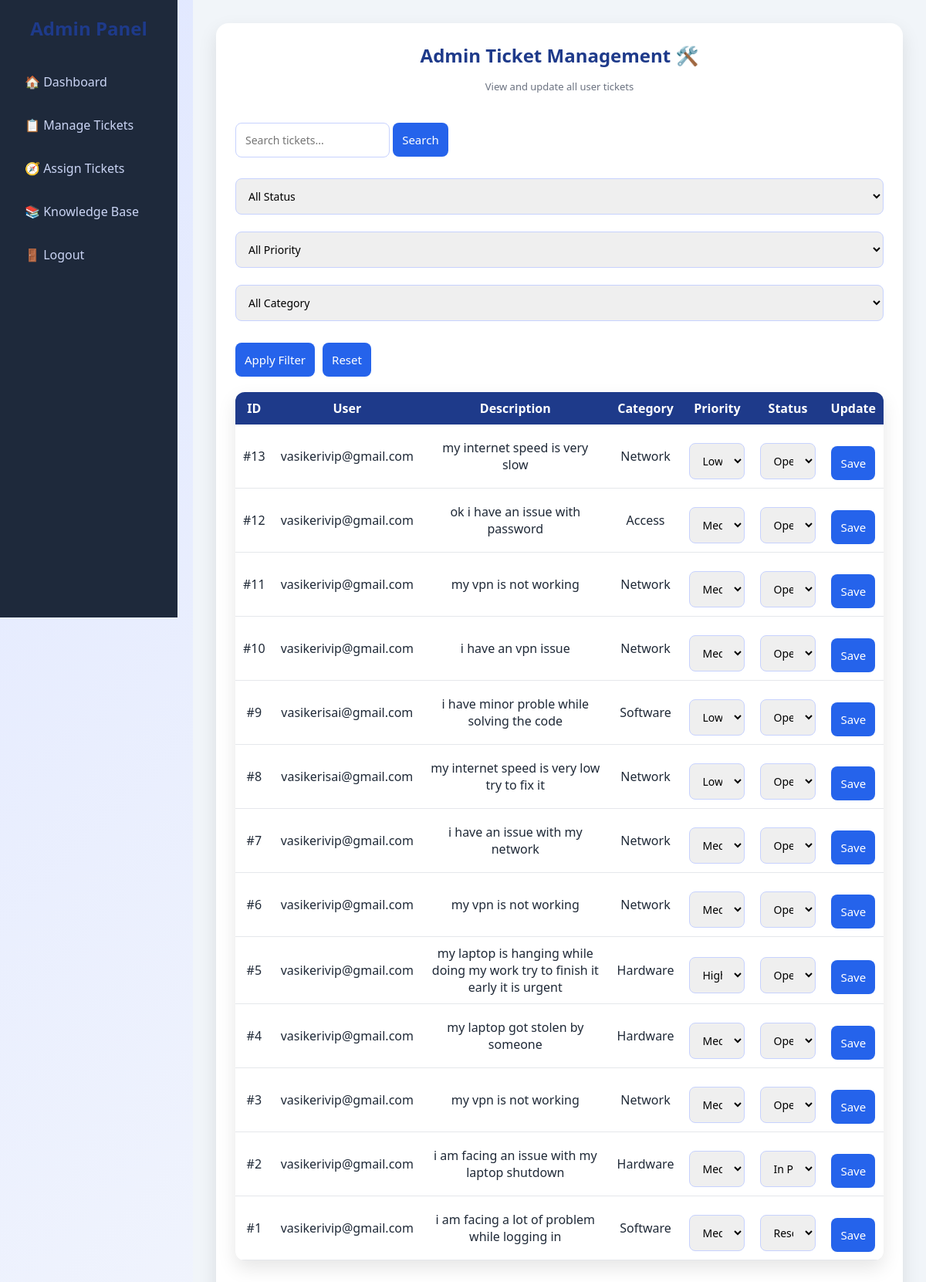
Page /admin-tickets (signed in) on the committed database.
### app.py (models this page shows)
class Ticket(db.Model):
    id = db.Column(db.Integer, primary_key=True)
    user_id = db.Column(db.Integer, db.ForeignKey('user.id'), nullable=False)
    description = db.Column(db.Text, nullable=False)
    category = db.Column(db.String(100), nullable=False)
    priority = db.Column(db.String(50), nullable=False, default="Medium")
    status = db.Column(db.String(50), nullable=False, default="Open")
    created_at = db.Column(db.DateTime, default=datetime.utcnow)
    user = db.relationship('User', backref=db.backref('tickets', lazy=True))

class User(db.Model):
    id = db.Column(db.Integer, primary_key=True)
    email = db.Column(db.String(120), unique=True, nullable=False)
    password = db.Column(db.String(200), nullable=False)
    role = db.Column(db.String(20), nullable=False)

### app.py (the view, shortened to what this page needs)
@app.route("/admin-tickets", methods=["GET", "POST"])
def admin_tickets():
    if "user" not in session or session["role"] != "admin":
        return redirect(url_for("home"))
    status_filter = request.args.get("status")
    priority_filter = request.args.get("priority")
    category_filter = request.args.get("category")
    search_query = request.args.get("search")
    query = Ticket.query
    if status_filter and status_filter != "All":
        query = query.filter_by(status=status_filter)
    if priority_filter and priority_filter != "All":
        query = query.filter_by(priority=priority_filter)
    if category_filter and category_filter != "All":
        query = query.filter_by(category=category_filter)
    tickets = query.order_by(Ticket.created_at.desc()).all()
    return render_template("admin_tickets.html", tickets=tickets)

### templates/admin_tickets.html (shortened to what this page needs)
{% extends "admin_base.html" %}
{% block content %}
<div class="panel">
<h2 style="margin-bottom:15px;">Admin Ticket Management 🛠️</h2>
<p class="note" style="margin-bottom:20px;">View and update all user tickets</p>
<form method="GET" style="margin-bottom:15px;">
    <input type="text" name="search" placeholder="Search tickets..." style="width:200px;">
    <button type="submit">Search</button>
</form>
<form method="GET" style="margin-bottom:20px; display:flex; gap:10px; flex-wrap:wrap;">
    <select name="status">
        <option value="All">All Status</option>
    </select>
    <select name="priority">
        <option value="All">All Priority</option>
    </select>
    <select name="category">
        <option value="All">All Category</option>
    </select>
    <button type="submit">Apply Filter</button>
    <a href="/admin-tickets">
        <button type="button">Reset</button>
    </a>
</form>
{% if tickets %}
<table>
    <tr>
        <th>ID</th>
        <th>User</th>
        <th>Description</th>
        <th>Category</th>
        <th>Priority</th>
        <th>Status</th>
        <th>Update</th>
    </tr>
    {% for ticket in tickets %}
    <tr>
        <form method="POST">
            <td>#{{ ticket.id }}</td>
            <td>{{ ticket.user.email }}</td>
            <td>{{ ticket.description }}</td>
            <td>{{ ticket.category }}</td>
            <td>
                <select name="priority">
                    <option value="Low" {% if ticket.priority == "Low" %}selected{% endif %}>Low</option>
                    <option value="Medium" {% if ticket.priority == "Medium" %}selected{% endif %}>Medium</option>
                    <option value="High" {% if ticket.priority == "High" %}selected{% endif %}>High</option>
                </select>
            </td>
            <td>
                <select name="status">
                    <option value="Open" {% if ticket.status == "Open" %}selected{% endif %}>Open</option>
                    <option value="In Progress" {% if ticket.status == "In Progress" %}selected{% endif %}>In Progress</option>
                    <option value="Resolved" {% if ticket.status == "Resolved" %}selected{% endif %}>Resolved</option>
                </select>
            </td>
            <td>
                <button type="submit">Save</button>
            </td>
        </form>
    </tr>
    {% endfor %}
</table>
{% else %}
    <p>No tickets available.</p>
{% endif %}
</div>
{% endblock %}

### static/style.css (style rules this page uses)
* { margin: 0; padding: 0; box-sizing: border-box; font-family: "Segoe UI", Arial, sans-serif; }
body { min-height: 100vh; background: linear-gradient(135deg, #e0e7ff, #f8fafc); color: #1f2937; }
h2, h3 { text-align: center; margin-bottom: 15px; color: #1e3a8a; }
input, textarea, select { width: 100%; padding: 12px; margin-top: 12px; border-radius: 8px; border: 1px solid #c7d2fe; font-size: 14px; }
button { padding: 12px; margin-top: 18px; background: #2563eb; color: white; border: none; border-radius: 8px; font-size: 15px; cursor: pointer; }
form button { width: auto; }
.note { margin-top: 15px; text-align: center; font-size: 13px; color: #6b7280; }
table { width: 90%; margin: 50px auto; border-collapse: collapse; background: white; border-radius: 12px; overflow: hidden; box-shadow: 0 10px 25px rgba(0, 0, 0, 0.1); }
th { background: #1e3a8a; color: white; padding: 14px; }
td { padding: 12px; text-align: center; border-bottom: 1px solid #e5e7eb; }
.panel { background: white; padding: 25px; border-radius: 16px; box-shadow: 0 10px 25px rgba(0,0,0,0.1); }
.panel table { width: 100%; margin-top: 15px; border-collapse: collapse; }
.panel th { background: #1e3a8a; color: white; padding: 10px; }
.panel td { padding: 10px; border-bottom: 1px solid #e5e7eb; }

### rows in the picture
Ticket: id "13", user.email "vasikerivip@gmail.com", description "my internet speed is very slow", category "Network", priority "Low", status "Open"
Ticket: id "12", user.email "vasikerivip@gmail.com", description "ok i have an issue with password", category "Access", priority "Medium", status "Open"
Ticket: id "11", user.email "vasikerivip@gmail.com", description "my vpn is not working", category "Network", priority "Medium", status "Open"
Ticket: id "10", user.email "vasikerivip@gmail.com", description "i have an vpn issue", category "Network", priority "Medium", status "Open"
Ticket: id "9", user.email "vasikerisai@gmail.com", description "i have minor proble while solving the code", category "Software", priority "Low", status "Open"
Ticket: id "8", user.email "vasikerisai@gmail.com", description "my internet speed is very low try to fix it", category "Network", priority "Low", status "Open"
Ticket: id "7", user.email "vasikerivip@gmail.com", description "i have an issue with my network", category "Network", priority "Medium", status "Open"
Ticket: id "6", user.email "vasikerivip@gmail.com", description "my vpn is not working", category "Network", priority "Medium", status "Open"
Ticket: id "5", user.email "vasikerivip@gmail.com", description "my laptop is hanging while doing my work try to finish it early it is urgent", category "Hardware", priority "High", status "Open"
Ticket: id "4", user.email "vasikerivip@gmail.com", description "my laptop got stolen by someone", category "Hardware", priority "Medium", status "Open"
Ticket: id "3", user.email "vasikerivip@gmail.com", description "my vpn is not working", category "Network", priority "Medium", status "Open"
Ticket: id "2", user.email "vasikerivip@gmail.com", description "i am facing an issue with my laptop shutdown", category "Hardware", priority "Medium", status "In Progress"
Ticket: id "1", user.email "vasikerivip@gmail.com", description "i am facing a lot of problem while logging in", category "Software", priority "Medium", status "Resolved"
